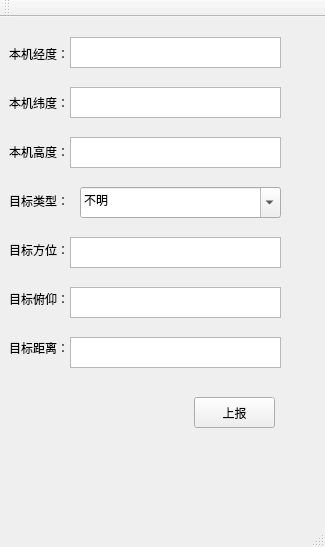
<?xml version="1.0" encoding="UTF-8"?>
<ui version="4.0">
 <class>fzqjReportClass</class>
 <widget class="QMainWindow" name="fzqjReportClass">
  <property name="geometry">
   <rect>
    <x>0</x>
    <y>0</y>
    <width>325</width>
    <height>547</height>
   </rect>
  </property>
  <property name="maximumSize">
   <size>
    <width>325</width>
    <height>547</height>
   </size>
  </property>
  <property name="windowTitle">
   <string>手动上报</string>
  </property>
  <widget class="QWidget" name="centralWidget">
   <widget class="QLabel" name="local_lon_name">
    <property name="geometry">
     <rect>
      <x>9</x>
      <y>29</y>
      <width>60</width>
      <height>16</height>
     </rect>
    </property>
    <property name="text">
     <string>本机经度：</string>
    </property>
   </widget>
   <widget class="QLabel" name="local_lat_name">
    <property name="geometry">
     <rect>
      <x>9</x>
      <y>78</y>
      <width>60</width>
      <height>16</height>
     </rect>
    </property>
    <property name="text">
     <string>本机纬度：</string>
    </property>
   </widget>
   <widget class="QLabel" name="local_alt_name">
    <property name="geometry">
     <rect>
      <x>9</x>
      <y>127</y>
      <width>60</width>
      <height>16</height>
     </rect>
    </property>
    <property name="text">
     <string>本机高度：</string>
    </property>
   </widget>
   <widget class="QLabel" name="target_pc_name">
    <property name="geometry">
     <rect>
      <x>9</x>
      <y>274</y>
      <width>61</width>
      <height>16</height>
     </rect>
    </property>
    <property name="text">
     <string>目标俯仰：</string>
    </property>
   </widget>
   <widget class="QLabel" name="target_dis_name">
    <property name="geometry">
     <rect>
      <x>9</x>
      <y>323</y>
      <width>61</width>
      <height>16</height>
     </rect>
    </property>
    <property name="text">
     <string>目标距离：</string>
    </property>
   </widget>
   <widget class="QLabel" name="target_type">
    <property name="geometry">
     <rect>
      <x>9</x>
      <y>176</y>
      <width>61</width>
      <height>16</height>
     </rect>
    </property>
    <property name="text">
     <string>目标类型：</string>
    </property>
   </widget>
   <widget class="QPushButton" name="btn_report_send">
    <property name="geometry">
     <rect>
      <x>194</x>
      <y>380</y>
      <width>81</width>
      <height>31</height>
     </rect>
    </property>
    <property name="text">
     <string>上报</string>
    </property>
   </widget>
   <widget class="QTextEdit" name="txt_local_lon_value">
    <property name="geometry">
     <rect>
      <x>70</x>
      <y>20</y>
      <width>211</width>
      <height>31</height>
     </rect>
    </property>
   </widget>
   <widget class="QTextEdit" name="txt_local_lat_value">
    <property name="geometry">
     <rect>
      <x>70</x>
      <y>70</y>
      <width>211</width>
      <height>31</height>
     </rect>
    </property>
   </widget>
   <widget class="QTextEdit" name="txt_local_alt_value">
    <property name="geometry">
     <rect>
      <x>70</x>
      <y>120</y>
      <width>211</width>
      <height>31</height>
     </rect>
    </property>
   </widget>
   <widget class="QTextEdit" name="txt_target_Az_value">
    <property name="geometry">
     <rect>
      <x>70</x>
      <y>220</y>
      <width>211</width>
      <height>31</height>
     </rect>
    </property>
   </widget>
   <widget class="QTextEdit" name="txt_target_pc_value">
    <property name="geometry">
     <rect>
      <x>70</x>
      <y>270</y>
      <width>211</width>
      <height>31</height>
     </rect>
    </property>
   </widget>
   <widget class="QTextEdit" name="txt_target_dis_value">
    <property name="geometry">
     <rect>
      <x>70</x>
      <y>320</y>
      <width>211</width>
      <height>31</height>
     </rect>
    </property>
   </widget>
   <widget class="QComboBox" name="cbx_target_type_list">
    <property name="geometry">
     <rect>
      <x>80</x>
      <y>170</y>
      <width>201</width>
      <height>31</height>
     </rect>
    </property>
    <property name="editable">
     <bool>true</bool>
    </property>
    <property name="currentText">
     <string>不明</string>
    </property>
    <item>
     <property name="text">
      <string>不明</string>
     </property>
    </item>
    <item>
     <property name="text">
      <string>直升机</string>
     </property>
    </item>
    <item>
     <property name="text">
      <string>固定翼无人机</string>
     </property>
    </item>
    <item>
     <property name="text">
      <string>旋翼无人机</string>
     </property>
    </item>
    <item>
     <property name="text">
      <string>车</string>
     </property>
    </item>
    <item>
     <property name="text">
      <string>鸟</string>
     </property>
    </item>
    <item>
     <property name="text">
      <string>空飘球</string>
     </property>
    </item>
    <item>
     <property name="text">
      <string>大型无人机</string>
     </property>
    </item>
    <item>
     <property name="text">
      <string>空飘物</string>
     </property>
    </item>
   </widget>
   <widget class="QLabel" name="target_Az_name">
    <property name="geometry">
     <rect>
      <x>9</x>
      <y>225</y>
      <width>61</width>
      <height>16</height>
     </rect>
    </property>
    <property name="text">
     <string>目标方位：</string>
    </property>
   </widget>
  </widget>
  <widget class="QMenuBar" name="menuBar">
   <property name="geometry">
    <rect>
     <x>0</x>
     <y>0</y>
     <width>325</width>
     <height>30</height>
    </rect>
   </property>
  </widget>
  <widget class="QToolBar" name="mainToolBar">
   <attribute name="toolBarArea">
    <enum>TopToolBarArea</enum>
   </attribute>
   <attribute name="toolBarBreak">
    <bool>false</bool>
   </attribute>
  </widget>
  <widget class="QStatusBar" name="statusBar"/>
 </widget>
 <layoutdefault spacing="6" margin="11"/>
 <resources/>
 <connections/>
</ui>
